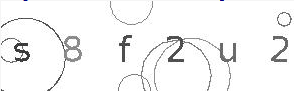
#> input picture TratamentoImagem/1imagem/TRABALHO/teste.png, 294 x 91 px
$ python teste_metodo.py
#> lines starting #> are read from the running program, lines starting #| are printed output that depends on the picture
import cv2

# 1. Lê a imagem (Certifique-se de que o caminho existe)
imagem = cv2.imread("1imagem/TRABALHO/teste.png")
#> imagem is the input picture: shape (91, 294, 3); mean B, G, R 245, 245, 245

if imagem is None:
    print("Erro: Imagem não encontrada. Verifique o caminho.")
else:
    # 2. Converte para escala de cinza (lembre-se: OpenCV usa BGR)
    imagem_cinza = cv2.cvtColor(imagem, cv2.COLOR_BGR2GRAY)

    # 3. Testa os métodos de thresholding padrão
    metodos = [
        (cv2.THRESH_BINARY, "BINARY"),
        (cv2.THRESH_BINARY_INV, "BINARY_INV"),
        (cv2.THRESH_TRUNC, "TRUNC"),
        (cv2.THRESH_TOZERO, "TOZERO"),
        (cv2.THRESH_TOZERO_INV, "TOZERO_INV")
    ]

    for metodo, nome in metodos:
        # Usamos apenas o método aqui. Deixaremos o OTSU de fora neste teste base.
        _, imagem_tratada = cv2.threshold(imagem_cinza, 127, 255, metodo)
        cv2.imwrite(f'2resultado/imagem_tratada_{nome}.png', imagem_tratada)
#> this loop made 5 passes
#> pass 1, `_, imagem_tratada = cv2.threshold(imagem_cinza, 127, 255, metodo)`:
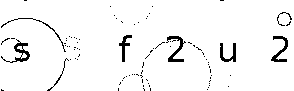
#> imagem_tratada: shape (91, 294); 95.7% white; black in thin lines or dots
#> pass 3, `_, imagem_tratada = cv2.threshold(imagem_cinza, 127, 255, metodo)`:
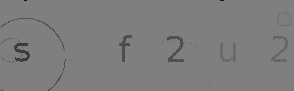
#> imagem_tratada: shape (91, 294); min 15, max 127, mean 125.5

    '''_, imagem_final = cv2.threshold(imagem_cinza, 126, 255, cv2.THRESH_BINARY)
    cv2.imwrite('3final/imagem_final.png', imagem_final)
    print("Tratamento concluído com sucesso!")'''
